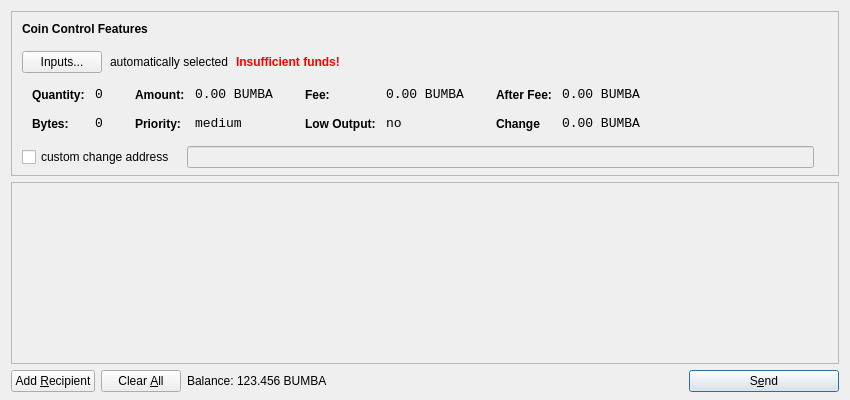
<?xml version="1.0" encoding="UTF-8"?>
<ui version="4.0">
 <class>SendCoinsDialog</class>
 <widget class="QDialog" name="SendCoinsDialog">
  <property name="geometry">
   <rect>
    <x>0</x>
    <y>0</y>
    <width>850</width>
    <height>400</height>
   </rect>
  </property>
  <property name="windowTitle">
   <string>Send Coins</string>
  </property>
  <layout class="QVBoxLayout" name="verticalLayout" stretch="0,1,0">
   <property name="bottomMargin">
    <number>8</number>
   </property>
   <item>
    <widget class="QFrame" name="frameCoinControl">
     <property name="sizePolicy">
      <sizepolicy hsizetype="Expanding" vsizetype="Expanding">
       <horstretch>0</horstretch>
       <verstretch>0</verstretch>
      </sizepolicy>
     </property>
     <property name="maximumSize">
      <size>
       <width>16777215</width>
       <height>16777215</height>
      </size>
     </property>
     <property name="frameShape">
      <enum>QFrame::StyledPanel</enum>
     </property>
     <property name="frameShadow">
      <enum>QFrame::Sunken</enum>
     </property>
     <layout class="QVBoxLayout" name="verticalLayoutCoinControl2">
      <property name="spacing">
       <number>-1</number>
      </property>
      <property name="leftMargin">
       <number>0</number>
      </property>
      <property name="topMargin">
       <number>0</number>
      </property>
      <property name="rightMargin">
       <number>0</number>
      </property>
      <property name="bottomMargin">
       <number>6</number>
      </property>
      <item>
       <layout class="QVBoxLayout" name="verticalLayoutCoinControl" stretch="0,0,0,0,1">
        <property name="spacing">
         <number>0</number>
        </property>
        <property name="leftMargin">
         <number>10</number>
        </property>
        <property name="topMargin">
         <number>10</number>
        </property>
        <item>
         <layout class="QHBoxLayout" name="horizontalLayoutCoinControl1">
          <property name="bottomMargin">
           <number>15</number>
          </property>
          <item>
           <widget class="QLabel" name="labelCoinControlFeatures">
            <property name="sizePolicy">
             <sizepolicy hsizetype="Preferred" vsizetype="Maximum">
              <horstretch>0</horstretch>
              <verstretch>0</verstretch>
             </sizepolicy>
            </property>
            <property name="font">
             <font>
              <weight>75</weight>
              <bold>true</bold>
             </font>
            </property>
            <property name="styleSheet">
             <string notr="true">font-weight:bold;</string>
            </property>
            <property name="text">
             <string>Coin Control Features</string>
            </property>
           </widget>
          </item>
         </layout>
        </item>
        <item>
         <layout class="QHBoxLayout" name="horizontalLayoutCoinControl2" stretch="0,0,0,0">
          <property name="spacing">
           <number>8</number>
          </property>
          <property name="bottomMargin">
           <number>10</number>
          </property>
          <item>
           <widget class="QPushButton" name="pushButtonCoinControl">
            <property name="styleSheet">
             <string notr="true"/>
            </property>
            <property name="text">
             <string>Inputs...</string>
            </property>
           </widget>
          </item>
          <item>
           <widget class="QLabel" name="labelCoinControlAutomaticallySelected">
            <property name="text">
             <string>automatically selected</string>
            </property>
            <property name="margin">
             <number>5</number>
            </property>
           </widget>
          </item>
          <item>
           <widget class="QLabel" name="labelCoinControlInsuffFunds">
            <property name="font">
             <font>
              <weight>75</weight>
              <bold>true</bold>
             </font>
            </property>
            <property name="styleSheet">
             <string notr="true">color:red;font-weight:bold;</string>
            </property>
            <property name="text">
             <string>Insufficient funds!</string>
            </property>
            <property name="margin">
             <number>5</number>
            </property>
           </widget>
          </item>
          <item>
           <spacer name="horizontalSpacerCoinControl">
            <property name="orientation">
             <enum>Qt::Horizontal</enum>
            </property>
            <property name="sizeHint" stdset="0">
             <size>
              <width>40</width>
              <height>1</height>
             </size>
            </property>
           </spacer>
          </item>
         </layout>
        </item>
        <item>
         <widget class="QWidget" name="widgetCoinControl" native="true">
          <property name="sizePolicy">
           <sizepolicy hsizetype="Preferred" vsizetype="Preferred">
            <horstretch>0</horstretch>
            <verstretch>0</verstretch>
           </sizepolicy>
          </property>
          <property name="minimumSize">
           <size>
            <width>0</width>
            <height>0</height>
           </size>
          </property>
          <property name="styleSheet">
           <string notr="true"/>
          </property>
          <layout class="QHBoxLayout" name="horizontalLayoutCoinControl5">
           <property name="leftMargin">
            <number>0</number>
           </property>
           <property name="topMargin">
            <number>0</number>
           </property>
           <property name="rightMargin">
            <number>0</number>
           </property>
           <property name="bottomMargin">
            <number>0</number>
           </property>
           <item>
            <layout class="QHBoxLayout" name="horizontalLayoutCoinControl3" stretch="0,0,0,1">
             <property name="spacing">
              <number>20</number>
             </property>
             <property name="topMargin">
              <number>0</number>
             </property>
             <property name="bottomMargin">
              <number>10</number>
             </property>
             <item>
              <layout class="QFormLayout" name="formLayoutCoinControl1">
               <property name="horizontalSpacing">
                <number>10</number>
               </property>
               <property name="verticalSpacing">
                <number>14</number>
               </property>
               <property name="leftMargin">
                <number>10</number>
               </property>
               <property name="topMargin">
                <number>4</number>
               </property>
               <property name="rightMargin">
                <number>6</number>
               </property>
               <item row="0" column="0">
                <widget class="QLabel" name="labelCoinControlQuantityText">
                 <property name="styleSheet">
                  <string notr="true">font-weight:bold;</string>
                 </property>
                 <property name="text">
                  <string>Quantity:</string>
                 </property>
                 <property name="margin">
                  <number>0</number>
                 </property>
                </widget>
               </item>
               <item row="0" column="1">
                <widget class="QLabel" name="labelCoinControlQuantity">
                 <property name="font">
                  <font>
                   <family>Monospace</family>
                   <pointsize>10</pointsize>
                  </font>
                 </property>
                 <property name="cursor">
                  <cursorShape>IBeamCursor</cursorShape>
                 </property>
                 <property name="contextMenuPolicy">
                  <enum>Qt::ActionsContextMenu</enum>
                 </property>
                 <property name="text">
                  <string>0</string>
                 </property>
                 <property name="margin">
                  <number>0</number>
                 </property>
                 <property name="textInteractionFlags">
                  <set>Qt::LinksAccessibleByMouse|Qt::TextSelectableByKeyboard|Qt::TextSelectableByMouse</set>
                 </property>
                </widget>
               </item>
               <item row="1" column="0">
                <widget class="QLabel" name="labelCoinControlBytesText">
                 <property name="styleSheet">
                  <string notr="true">font-weight:bold;</string>
                 </property>
                 <property name="text">
                  <string>Bytes:</string>
                 </property>
                </widget>
               </item>
               <item row="1" column="1">
                <widget class="QLabel" name="labelCoinControlBytes">
                 <property name="font">
                  <font>
                   <family>Monospace</family>
                   <pointsize>10</pointsize>
                  </font>
                 </property>
                 <property name="cursor">
                  <cursorShape>IBeamCursor</cursorShape>
                 </property>
                 <property name="contextMenuPolicy">
                  <enum>Qt::ActionsContextMenu</enum>
                 </property>
                 <property name="text">
                  <string>0</string>
                 </property>
                 <property name="textInteractionFlags">
                  <set>Qt::LinksAccessibleByMouse|Qt::TextSelectableByKeyboard|Qt::TextSelectableByMouse</set>
                 </property>
                </widget>
               </item>
              </layout>
             </item>
             <item>
              <layout class="QFormLayout" name="formLayoutCoinControl2">
               <property name="horizontalSpacing">
                <number>10</number>
               </property>
               <property name="verticalSpacing">
                <number>14</number>
               </property>
               <property name="leftMargin">
                <number>6</number>
               </property>
               <property name="topMargin">
                <number>4</number>
               </property>
               <property name="rightMargin">
                <number>6</number>
               </property>
               <item row="0" column="0">
                <widget class="QLabel" name="labelCoinControlAmountText">
                 <property name="styleSheet">
                  <string notr="true">font-weight:bold;</string>
                 </property>
                 <property name="text">
                  <string>Amount:</string>
                 </property>
                 <property name="margin">
                  <number>0</number>
                 </property>
                </widget>
               </item>
               <item row="0" column="1">
                <widget class="QLabel" name="labelCoinControlAmount">
                 <property name="font">
                  <font>
                   <family>Monospace</family>
                   <pointsize>10</pointsize>
                  </font>
                 </property>
                 <property name="cursor">
                  <cursorShape>IBeamCursor</cursorShape>
                 </property>
                 <property name="contextMenuPolicy">
                  <enum>Qt::ActionsContextMenu</enum>
                 </property>
                 <property name="text">
                  <string>0.00 BUMBA</string>
                 </property>
                 <property name="textInteractionFlags">
                  <set>Qt::LinksAccessibleByMouse|Qt::TextSelectableByKeyboard|Qt::TextSelectableByMouse</set>
                 </property>
                </widget>
               </item>
               <item row="1" column="0">
                <widget class="QLabel" name="labelCoinControlPriorityText">
                 <property name="styleSheet">
                  <string notr="true">font-weight:bold;</string>
                 </property>
                 <property name="text">
                  <string>Priority:</string>
                 </property>
                </widget>
               </item>
               <item row="1" column="1">
                <widget class="QLabel" name="labelCoinControlPriority">
                 <property name="font">
                  <font>
                   <family>Monospace</family>
                   <pointsize>10</pointsize>
                  </font>
                 </property>
                 <property name="cursor">
                  <cursorShape>IBeamCursor</cursorShape>
                 </property>
                 <property name="contextMenuPolicy">
                  <enum>Qt::ActionsContextMenu</enum>
                 </property>
                 <property name="text">
                  <string>medium</string>
                 </property>
                 <property name="textInteractionFlags">
                  <set>Qt::LinksAccessibleByMouse|Qt::TextSelectableByKeyboard|Qt::TextSelectableByMouse</set>
                 </property>
                </widget>
               </item>
              </layout>
             </item>
             <item>
              <layout class="QFormLayout" name="formLayoutCoinControl3">
               <property name="horizontalSpacing">
                <number>10</number>
               </property>
               <property name="verticalSpacing">
                <number>14</number>
               </property>
               <property name="leftMargin">
                <number>6</number>
               </property>
               <property name="topMargin">
                <number>4</number>
               </property>
               <property name="rightMargin">
                <number>6</number>
               </property>
               <item row="0" column="0">
                <widget class="QLabel" name="labelCoinControlFeeText">
                 <property name="styleSheet">
                  <string notr="true">font-weight:bold;</string>
                 </property>
                 <property name="text">
                  <string>Fee:</string>
                 </property>
                 <property name="margin">
                  <number>0</number>
                 </property>
                </widget>
               </item>
               <item row="0" column="1">
                <widget class="QLabel" name="labelCoinControlFee">
                 <property name="font">
                  <font>
                   <family>Monospace</family>
                   <pointsize>10</pointsize>
                  </font>
                 </property>
                 <property name="cursor">
                  <cursorShape>IBeamCursor</cursorShape>
                 </property>
                 <property name="contextMenuPolicy">
                  <enum>Qt::ActionsContextMenu</enum>
                 </property>
                 <property name="text">
                  <string>0.00 BUMBA</string>
                 </property>
                 <property name="textInteractionFlags">
                  <set>Qt::LinksAccessibleByMouse|Qt::TextSelectableByKeyboard|Qt::TextSelectableByMouse</set>
                 </property>
                </widget>
               </item>
               <item row="1" column="0">
                <widget class="QLabel" name="labelCoinControlLowOutputText">
                 <property name="styleSheet">
                  <string notr="true">font-weight:bold;</string>
                 </property>
                 <property name="text">
                  <string>Low Output:</string>
                 </property>
                </widget>
               </item>
               <item row="1" column="1">
                <widget class="QLabel" name="labelCoinControlLowOutput">
                 <property name="font">
                  <font>
                   <family>Monospace</family>
                   <pointsize>10</pointsize>
                  </font>
                 </property>
                 <property name="cursor">
                  <cursorShape>IBeamCursor</cursorShape>
                 </property>
                 <property name="contextMenuPolicy">
                  <enum>Qt::ActionsContextMenu</enum>
                 </property>
                 <property name="text">
                  <string>no</string>
                 </property>
                 <property name="textInteractionFlags">
                  <set>Qt::LinksAccessibleByMouse|Qt::TextSelectableByKeyboard|Qt::TextSelectableByMouse</set>
                 </property>
                </widget>
               </item>
              </layout>
             </item>
             <item>
              <layout class="QFormLayout" name="formLayoutCoinControl4">
               <property name="horizontalSpacing">
                <number>10</number>
               </property>
               <property name="verticalSpacing">
                <number>14</number>
               </property>
               <property name="leftMargin">
                <number>6</number>
               </property>
               <property name="topMargin">
                <number>4</number>
               </property>
               <property name="rightMargin">
                <number>6</number>
               </property>
               <item row="0" column="0">
                <widget class="QLabel" name="labelCoinControlAfterFeeText">
                 <property name="styleSheet">
                  <string notr="true">font-weight:bold;</string>
                 </property>
                 <property name="text">
                  <string>After Fee:</string>
                 </property>
                 <property name="margin">
                  <number>0</number>
                 </property>
                </widget>
               </item>
               <item row="0" column="1">
                <widget class="QLabel" name="labelCoinControlAfterFee">
                 <property name="font">
                  <font>
                   <family>Monospace</family>
                   <pointsize>10</pointsize>
                  </font>
                 </property>
                 <property name="cursor">
                  <cursorShape>IBeamCursor</cursorShape>
                 </property>
                 <property name="contextMenuPolicy">
                  <enum>Qt::ActionsContextMenu</enum>
                 </property>
                 <property name="text">
                  <string>0.00 BUMBA</string>
                 </property>
                 <property name="textInteractionFlags">
                  <set>Qt::LinksAccessibleByMouse|Qt::TextSelectableByKeyboard|Qt::TextSelectableByMouse</set>
                 </property>
                </widget>
               </item>
               <item row="1" column="0">
                <widget class="QLabel" name="labelCoinControlChangeText">
                 <property name="styleSheet">
                  <string notr="true">font-weight:bold;</string>
                 </property>
                 <property name="text">
                  <string>Change</string>
                 </property>
                </widget>
               </item>
               <item row="1" column="1">
                <widget class="QLabel" name="labelCoinControlChange">
                 <property name="font">
                  <font>
                   <family>Monospace</family>
                   <pointsize>10</pointsize>
                  </font>
                 </property>
                 <property name="cursor">
                  <cursorShape>IBeamCursor</cursorShape>
                 </property>
                 <property name="contextMenuPolicy">
                  <enum>Qt::ActionsContextMenu</enum>
                 </property>
                 <property name="text">
                  <string>0.00 BUMBA</string>
                 </property>
                 <property name="textInteractionFlags">
                  <set>Qt::LinksAccessibleByMouse|Qt::TextSelectableByKeyboard|Qt::TextSelectableByMouse</set>
                 </property>
                </widget>
               </item>
              </layout>
             </item>
            </layout>
           </item>
          </layout>
         </widget>
        </item>
        <item>
         <layout class="QHBoxLayout" name="horizontalLayoutCoinControl4" stretch="0,0,0">
          <property name="spacing">
           <number>12</number>
          </property>
          <property name="sizeConstraint">
           <enum>QLayout::SetDefaultConstraint</enum>
          </property>
          <property name="topMargin">
           <number>5</number>
          </property>
          <property name="rightMargin">
           <number>5</number>
          </property>
          <item>
           <widget class="QCheckBox" name="checkBoxCoinControlChange">
            <property name="text">
             <string>custom change address</string>
            </property>
           </widget>
          </item>
          <item>
           <widget class="QLineEdit" name="lineEditCoinControlChange">
            <property name="enabled">
             <bool>false</bool>
            </property>
            <property name="sizePolicy">
             <sizepolicy hsizetype="Expanding" vsizetype="Fixed">
              <horstretch>0</horstretch>
              <verstretch>0</verstretch>
             </sizepolicy>
            </property>
           </widget>
          </item>
          <item>
           <widget class="QLabel" name="labelCoinControlChangeLabel">
            <property name="sizePolicy">
             <sizepolicy hsizetype="Preferred" vsizetype="Expanding">
              <horstretch>0</horstretch>
              <verstretch>0</verstretch>
             </sizepolicy>
            </property>
            <property name="minimumSize">
             <size>
              <width>0</width>
              <height>0</height>
             </size>
            </property>
            <property name="text">
             <string/>
            </property>
            <property name="margin">
             <number>3</number>
            </property>
           </widget>
          </item>
         </layout>
        </item>
        <item>
         <spacer name="verticalSpacerCoinControl">
          <property name="orientation">
           <enum>Qt::Vertical</enum>
          </property>
          <property name="sizeHint" stdset="0">
           <size>
            <width>800</width>
            <height>1</height>
           </size>
          </property>
         </spacer>
        </item>
       </layout>
      </item>
     </layout>
    </widget>
   </item>
   <item>
    <widget class="QScrollArea" name="scrollArea">
     <property name="widgetResizable">
      <bool>true</bool>
     </property>
     <widget class="QWidget" name="scrollAreaWidgetContents">
      <property name="geometry">
       <rect>
        <x>0</x>
        <y>0</y>
        <width>824</width>
        <height>141</height>
       </rect>
      </property>
      <layout class="QVBoxLayout" name="verticalLayout_2">
       <property name="leftMargin">
        <number>0</number>
       </property>
       <property name="topMargin">
        <number>0</number>
       </property>
       <property name="rightMargin">
        <number>0</number>
       </property>
       <property name="bottomMargin">
        <number>0</number>
       </property>
       <item>
        <layout class="QVBoxLayout" name="entries">
         <property name="spacing">
          <number>6</number>
         </property>
        </layout>
       </item>
       <item>
        <spacer name="verticalSpacer">
         <property name="orientation">
          <enum>Qt::Vertical</enum>
         </property>
         <property name="sizeHint" stdset="0">
          <size>
           <width>20</width>
           <height>40</height>
          </size>
         </property>
        </spacer>
       </item>
      </layout>
     </widget>
    </widget>
   </item>
   <item>
    <layout class="QHBoxLayout" name="horizontalLayout">
     <item>
      <widget class="QPushButton" name="addButton">
       <property name="toolTip">
        <string>Send to multiple recipients at once</string>
       </property>
       <property name="text">
        <string>Add &amp;Recipient</string>
       </property>
       <property name="icon">
        <iconset resource="../bitcoin.qrc">
         <normaloff>:/icons/add</normaloff>:/icons/add</iconset>
       </property>
       <property name="autoDefault">
        <bool>false</bool>
       </property>
      </widget>
     </item>
     <item>
      <widget class="QPushButton" name="clearButton">
       <property name="sizePolicy">
        <sizepolicy hsizetype="Minimum" vsizetype="Fixed">
         <horstretch>0</horstretch>
         <verstretch>0</verstretch>
        </sizepolicy>
       </property>
       <property name="toolTip">
        <string>Remove all transaction fields</string>
       </property>
       <property name="text">
        <string>Clear &amp;All</string>
       </property>
       <property name="icon">
        <iconset resource="../bitcoin.qrc">
         <normaloff>:/icons/remove</normaloff>:/icons/remove</iconset>
       </property>
       <property name="autoRepeatDelay">
        <number>300</number>
       </property>
       <property name="autoDefault">
        <bool>false</bool>
       </property>
      </widget>
     </item>
     <item>
      <layout class="QHBoxLayout" name="horizontalLayout_2">
       <property name="spacing">
        <number>3</number>
       </property>
       <item>
        <widget class="QLabel" name="label">
         <property name="sizePolicy">
          <sizepolicy hsizetype="Preferred" vsizetype="Fixed">
           <horstretch>0</horstretch>
           <verstretch>0</verstretch>
          </sizepolicy>
         </property>
         <property name="text">
          <string>Balance:</string>
         </property>
        </widget>
       </item>
       <item>
        <widget class="QLabel" name="labelBalance">
         <property name="sizePolicy">
          <sizepolicy hsizetype="Preferred" vsizetype="Fixed">
           <horstretch>0</horstretch>
           <verstretch>0</verstretch>
          </sizepolicy>
         </property>
         <property name="cursor">
          <cursorShape>IBeamCursor</cursorShape>
         </property>
         <property name="text">
          <string>123.456 BUMBA</string>
         </property>
         <property name="textInteractionFlags">
          <set>Qt::LinksAccessibleByMouse|Qt::TextSelectableByKeyboard|Qt::TextSelectableByMouse</set>
         </property>
        </widget>
       </item>
      </layout>
     </item>
     <item>
      <spacer name="horizontalSpacer">
       <property name="orientation">
        <enum>Qt::Horizontal</enum>
       </property>
       <property name="sizeHint" stdset="0">
        <size>
         <width>40</width>
         <height>20</height>
        </size>
       </property>
      </spacer>
     </item>
     <item>
      <widget class="QPushButton" name="sendButton">
       <property name="minimumSize">
        <size>
         <width>150</width>
         <height>0</height>
        </size>
       </property>
       <property name="toolTip">
        <string>Confirm the send action</string>
       </property>
       <property name="text">
        <string>S&amp;end</string>
       </property>
       <property name="icon">
        <iconset resource="../bitcoin.qrc">
         <normaloff>:/icons/send</normaloff>:/icons/send</iconset>
       </property>
       <property name="default">
        <bool>true</bool>
       </property>
      </widget>
     </item>
    </layout>
   </item>
  </layout>
 </widget>
 <resources>
  <include location="../bitcoin.qrc"/>
 </resources>
 <connections/>
</ui>
